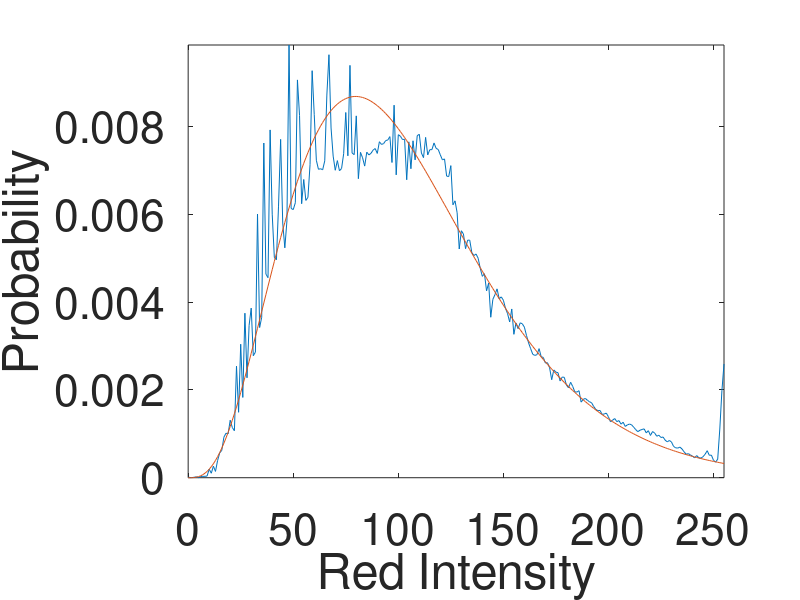

Source code (MATLAB):
close all;

k_green = 2.3952;
k_blue = 2.7056;
k_red = 4.1693;
theta_green = 23.8942;
theta_blue = 20.20;
theta_red = 25.1374;

load('histb.mat');
load('histr.mat');
load('histg.mat');

figure;
plot(0:255, histr); hold on;
plot(0:255, gampdf(0:255, k_red, theta_red));
set(gca, 'FontSize', 32);
axis tight;
xlabel('Red Intensity');
ylabel('Probability');
print('red', '-depsc');

close all;

% figure;
% plot(0:255, histg); hold on;
% plot(0:255, gampdf(0:255, k_green, theta_green));
% set(gca, 'FontSize', 40);
% axis tight;
% xlabel('Green Intensity');
% ylabel('Probability');
% print('green', '-depsc');
% 
% close all;
% 
% figure;
% plot(0:255, histb); hold on;
% plot(0:255, gampdf(0:255, k_blue, theta_blue));
% set(gca, 'FontSize', 40);
% axis tight;
% xlabel('Blue Intensity');
% ylabel('Probability');
% print('blue', '-depsc');